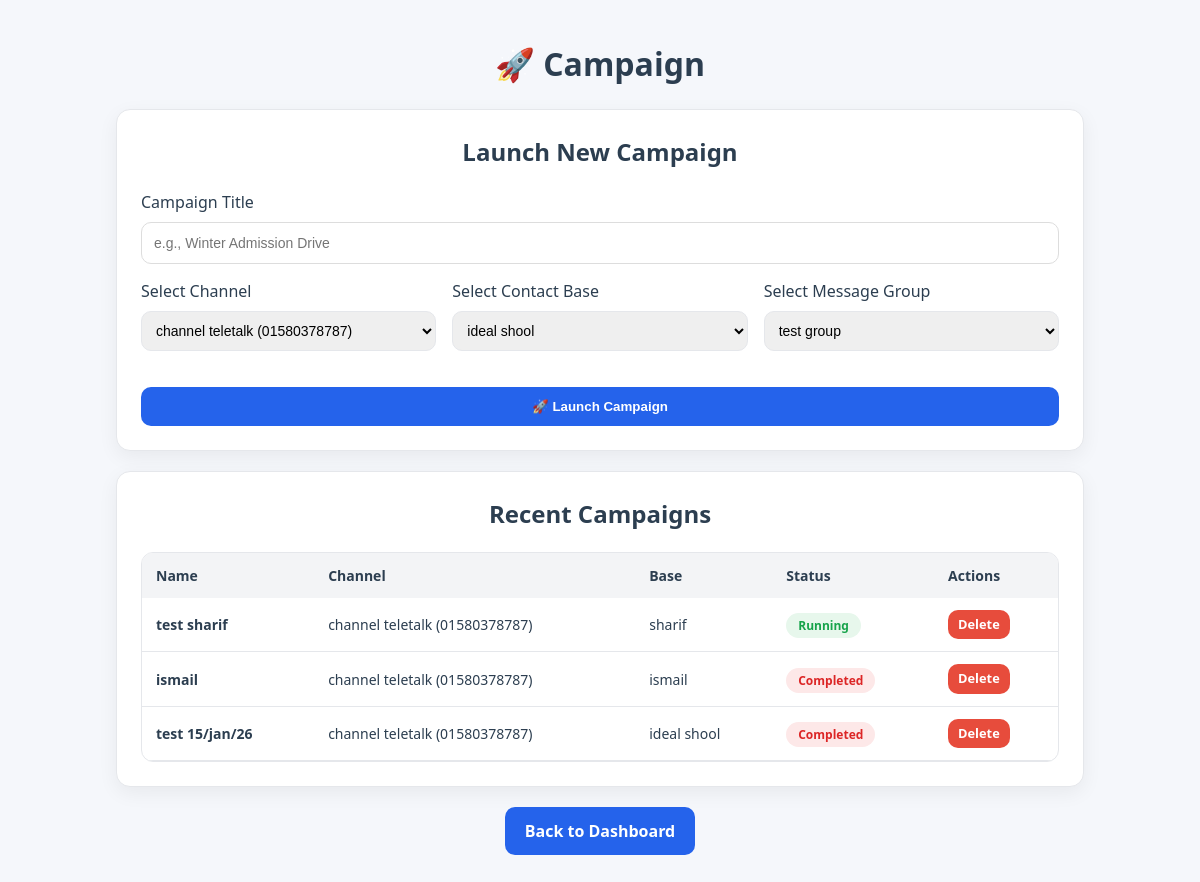
The page /main/public/campaigns.php (signed in) on the database its author committed.
### tables this page shows
CREATE TABLE IF NOT EXISTS `campaigns` (
  `id` int(11) NOT NULL AUTO_INCREMENT,
  `campaign_name` varchar(100) DEFAULT NULL,
  `channel_id` int(11) NOT NULL,
  `list_id` int(11) NOT NULL,
  `status` enum('pending','running','completed','paused') DEFAULT 'pending',
  `created_at` timestamp NULL DEFAULT current_timestamp(),
  `user_id` int(11) NOT NULL,
  `group_id` int(11) NOT NULL,
  PRIMARY KEY (`id`),
  KEY `channel_id` (`channel_id`),
  KEY `list_id` (`list_id`),
  KEY `group_id` (`group_id`),
  KEY `user_id` (`user_id`),
  CONSTRAINT `fk_campaigns_channel` FOREIGN KEY (`channel_id`) REFERENCES `channels` (`id`),
  CONSTRAINT `fk_campaigns_list` FOREIGN KEY (`list_id`) REFERENCES `contact_lists` (`id`),
  CONSTRAINT `fk_campaigns_group` FOREIGN KEY (`group_id`) REFERENCES `template_groups` (`id`) ON DELETE CASCADE,
  CONSTRAINT `fk_campaigns_user` FOREIGN KEY (`user_id`) REFERENCES `users` (`id`) ON DELETE CASCADE
);

CREATE TABLE IF NOT EXISTS `channels` (
  `id` int(11) NOT NULL AUTO_INCREMENT,
  `name` varchar(100) NOT NULL,
  `api_endpoint` varchar(255) NOT NULL,
  `api_key` varchar(255) NOT NULL,
  `is_active` tinyint(1) DEFAULT 1,
  `created_at` timestamp NULL DEFAULT current_timestamp(),
  `user_id` int(11) NOT NULL,
  PRIMARY KEY (`id`),
  KEY `user_id` (`user_id`),
  CONSTRAINT `fk_channels_user` FOREIGN KEY (`user_id`) REFERENCES `users` (`id`) ON DELETE CASCADE
);

CREATE TABLE IF NOT EXISTS `contact_lists` (
  `id` int(11) NOT NULL AUTO_INCREMENT,
  `list_name` varchar(100) NOT NULL,
  `description` text DEFAULT NULL,
  `created_at` timestamp NULL DEFAULT current_timestamp(),
  `user_id` int(11) NOT NULL,
  PRIMARY KEY (`id`),
  KEY `user_id` (`user_id`),
  CONSTRAINT `fk_lists_user` FOREIGN KEY (`user_id`) REFERENCES `users` (`id`) ON DELETE CASCADE
);

### main/public/campaigns.php (the view, shortened to what this page needs)
<?php
require_once __DIR__ . '/../config/db.php';
$user_id = $_SESSION['user_id'];
$channels = $pdo->prepare("SELECT id, name FROM channels WHERE user_id = ?");
$channels->execute([$user_id]);
$lists = $pdo->prepare("SELECT id, list_name FROM contact_lists WHERE user_id = ?");
$lists->execute([$user_id]);
$groups = $pdo->prepare("SELECT id, group_name FROM template_groups WHERE user_id = ?");
$groups->execute([$user_id]);
$page = isset($_GET['page']) ? (int)$_GET['page'] : 1;
$limit = 5;
$offset = ($page - 1) * $limit;
$campaigns = $pdo->prepare("SELECT c.*, ch.name as channel_name, cl.list_name
                            FROM campaigns c
                            JOIN channels ch ON c.channel_id = ch.id
                            JOIN contact_lists cl ON c.list_id = cl.id
                            WHERE c.user_id = :user_id
                            ORDER BY c.created_at DESC
                            LIMIT :limit OFFSET :offset");
$campaigns->bindValue(':user_id', $user_id, PDO::PARAM_INT);
$campaigns->bindValue(':limit', $limit, PDO::PARAM_INT);
$campaigns->bindValue(':offset', $offset, PDO::PARAM_INT);
$campaigns->execute();
?>
<!DOCTYPE html>
<html lang="en">
<head>
    <link rel="stylesheet" href="assets/style.css">
</head>
<body>
    <div class="container">
        <h1>🚀 Campaign</h1>
        <div class="card">
            <h2>Launch New Campaign</h2>
            <form method="POST">
                <div style="margin-bottom:15px;">
                    <label>Campaign Title</label>
                    <input type="text" name="campaign_name" placeholder="e.g., Winter Admission Drive" required
                        class="file-input" style="width:100%; border:1px solid #ddd;">
                </div>
                <div class="row">
                    <div style="flex:1;">
                        <label>Select Channel</label>
                        <select name="channel_id" required style="width:100%; padding:10px; border-radius:10px;">
                            <?php foreach ($channels->fetchAll() as $ch): ?>
                                <option value="<?php echo $ch['id']; ?>"><?php echo htmlspecialchars($ch['name']); ?>
                                </option>
                            <?php endforeach; ?>
                        </select>
                    </div>
                    <div style="flex:1;">
                        <label>Select Contact Base</label>
                        <select name="list_id" required style="width:100%; padding:10px; border-radius:10px;">
                            <?php foreach ($lists->fetchAll() as $li): ?>
                                <option value="<?php echo $li['id']; ?>"><?php echo htmlspecialchars($li['list_name']); ?>
                                </option>
                            <?php endforeach; ?>
                        </select>
                    </div>
                    <div style="flex:1;">
                        <label>Select Message Group</label>
                        <select name="group_id" required style="width:100%; padding:10px; border-radius:10px;">
                            <?php foreach ($groups->fetchAll() as $gp): ?>
                                <option value="<?php echo $gp['id']; ?>"><?php echo htmlspecialchars($gp['group_name']); ?>
                                </option>
                            <?php endforeach; ?>
                        </select>
                    </div>
                </div>
                <button type="submit" name="launch_campaign" class="btn" style="margin-top:20px; width:100%;">🚀 Launch
                    Campaign</button>
            </form>
        </div>
        <div class="card" style="margin-top: 20px;">
            <h2>Recent Campaigns</h2>
            <div class="table-wrap">
                <table>
                    <thead>
                        <tr>
                            <th>Name</th>
                            <th>Channel</th>
                            <th>Base</th>
                            <th>Status</th>
                            <th>Actions</th>
                        </tr>
                    </thead>
                    <tbody>
                        <?php foreach ($campaigns->fetchAll() as $camp): ?>
                            <tr>
                                <td><strong><?php echo htmlspecialchars($camp['campaign_name']); ?></strong></td>
                                <td><?php echo htmlspecialchars($camp['channel_name']); ?></td>
                                <td><?php echo htmlspecialchars($camp['list_name']); ?></td>
                                <td><span class="badge <?php echo $camp['status'] == 'running' ? 'ok' : 'no'; ?>">
                                        <?php echo ucfirst($camp['status']); ?>
                                    </span></td>
                                <td>
                                    <a href="#" class="btn"
                                        style="background-color: #e74c3c; padding: 5px 10px; font-size: 0.8rem;"
                                        onclick="event.preventDefault(); Popup.confirm('Delete this campaign?', () => window.location.href='?delete_campaign=<?php echo $camp['id']; ?>', 'Confirm Deletion')">Delete</a>
                                </td>
                            </tr>
                        <?php endforeach; ?>
                    </tbody>
                </table>
            </div>
        </div>
        <div class="row" style="margin-top: 20px;">
            <a href="index.php" class="btn">Back to Dashboard</a>
        </div>
    </div>
    <link rel="stylesheet" href="assets/popup.css">
</body>
</html>

### main/public/assets/style.css (style rules this page uses)
:root { --bg: #f5f7fb; --card: #ffffff; --text: #2c3e50; --muted: #6b7280; --primary: #2563eb; --primary-dark: #1e40af; --success: #16a34a; --success-bg: #e7f7ec; --danger: #dc2626; --danger-bg: #fde8e8; --border: #e5e7eb; --shadow: 0 6px 20px rgba(0, 0, 0, .06); --radius: 14px; }
* { box-sizing: border-box; }
body { margin: 0; font-family: system-ui, -apple-system, Segoe UI, Roboto, sans-serif; background: var(--bg); color: var(--text); line-height: 1.5; }
.container { max-width: 1000px; margin: 40px auto; padding: 0 16px; }
.card { background: var(--card); border: 1px solid var(--border); border-radius: var(--radius); box-shadow: var(--shadow); padding: 24px; margin-bottom: 20px; }
h1, h2 { text-align: center; margin-top: 0; }
.row { display: flex; gap: 16px; flex-wrap: wrap; justify-content: center; margin-bottom: 16px; }
.file-input, select, textarea, input[type="text"], input[type="email"], input[type="password"] { padding: 12px; border: 1px solid var(--border); border-radius: 10px; width: 100%; margin-top: 8px; font-size: 14px; }
.btn { appearance: none; border: none; border-radius: 10px; padding: 12px 20px; background: var(--primary); color: #fff; cursor: pointer; font-weight: 600; transition: transform 0.15s ease, background 0.15s ease; text-decoration: none; display: inline-block; }
.table-wrap { overflow-x: auto; border-radius: 12px; border: 1px solid var(--border); }
table { width: 100%; border-collapse: collapse; }
thead th { background: #f3f4f6; text-align: left; padding: 12px 14px; font-size: 14px; }
tbody td { padding: 12px 14px; border-bottom: 1px solid var(--border); font-size: 14px; }
.badge { padding: 4px 12px; border-radius: 999px; font-size: 12px; font-weight: 700; }
.badge.ok { background: var(--success-bg); color: var(--success); }
.badge.no { background: var(--danger-bg); color: var(--danger); }

### rows shown on the page
campaigns: campaign_name "test sharif", channel.name "channel teletalk (01580378787)", list.list_name "sharif", status "Running"
campaigns: campaign_name "ismail", channel.name "channel teletalk (01580378787)", list.list_name "ismail", status "Completed"
campaigns: campaign_name "test 15/jan/26", channel.name "channel teletalk (01580378787)", list.list_name "ideal shool", status "Completed"

### other values the page prints
form field channel_id "channel teletalk (01580378787)"
form field list_id "ideal shool"
form field group_id "test group"
